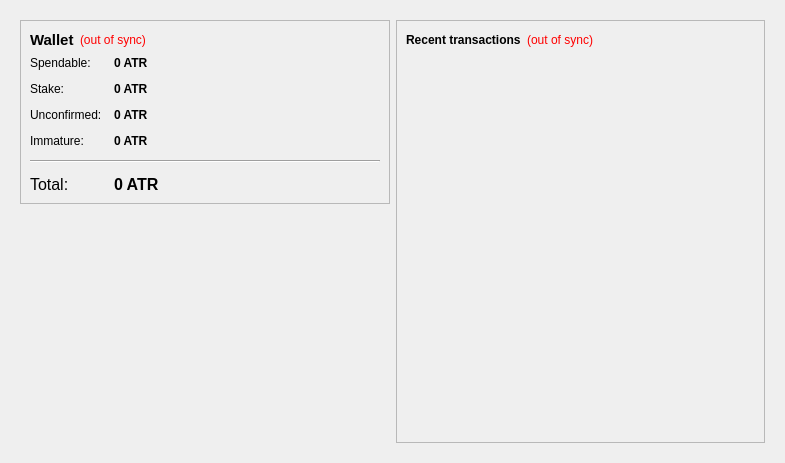
<?xml version="1.0" encoding="UTF-8"?>
<ui version="4.0">
 <class>OverviewPage</class>
 <widget class="QWidget" name="OverviewPage">
  <property name="geometry">
   <rect>
    <x>0</x>
    <y>0</y>
    <width>785</width>
    <height>463</height>
   </rect>
  </property>
  <property name="windowTitle">
   <string>Form</string>
  </property>
  <layout class="QHBoxLayout" name="horizontalLayout" stretch="0">
   <item>
    <widget class="QFrame" name="frameMain">
     <property name="frameShape">
      <enum>QFrame::NoFrame</enum>
     </property>
     <layout class="QHBoxLayout" name="horizontalLayout_3">
      <item>
       <layout class="QVBoxLayout" name="verticalLayout_2">
        <item>
         <widget class="QFrame" name="frame">
          <property name="frameShape">
           <enum>QFrame::StyledPanel</enum>
          </property>
          <property name="frameShadow">
           <enum>QFrame::Plain</enum>
          </property>
          <layout class="QVBoxLayout" name="verticalLayout_4">
           <item>
            <layout class="QHBoxLayout" name="horizontalLayout_4">
             <item>
              <widget class="QLabel" name="label_5">
               <property name="font">
                <font>
                 <pointsize>11</pointsize>
                 <weight>75</weight>
                 <bold>true</bold>
                </font>
               </property>
               <property name="text">
                <string>Wallet</string>
               </property>
              </widget>
             </item>
             <item>
              <widget class="QLabel" name="labelWalletStatus">
               <property name="toolTip">
                <string>The displayed information may be out of date. Your wallet automatically synchronizes with the Albatroscoin network after a connection is established, but this process has not completed yet.</string>
               </property>
               <property name="styleSheet">
                <string notr="true">QLabel { color: red; }</string>
               </property>
               <property name="text">
                <string notr="true">(out of sync)</string>
               </property>
               <property name="alignment">
                <set>Qt::AlignLeading|Qt::AlignLeft|Qt::AlignVCenter</set>
               </property>
              </widget>
             </item>
             <item>
              <spacer name="horizontalSpacer_2">
               <property name="orientation">
                <enum>Qt::Horizontal</enum>
               </property>
               <property name="sizeHint" stdset="0">
                <size>
                 <width>40</width>
                 <height>20</height>
                </size>
               </property>
              </spacer>
             </item>
            </layout>
           </item>
           <item>
            <layout class="QFormLayout" name="formLayout_2">
             <property name="fieldGrowthPolicy">
              <enum>QFormLayout::AllNonFixedFieldsGrow</enum>
             </property>
             <property name="horizontalSpacing">
              <number>12</number>
             </property>
             <property name="verticalSpacing">
              <number>12</number>
             </property>
             <item row="0" column="0">
              <widget class="QLabel" name="label">
               <property name="text">
                <string>Spendable:</string>
               </property>
              </widget>
             </item>
             <item row="0" column="1">
              <widget class="QLabel" name="labelBalance">
               <property name="font">
                <font>
                 <weight>75</weight>
                 <bold>true</bold>
                </font>
               </property>
               <property name="cursor">
                <cursorShape>IBeamCursor</cursorShape>
               </property>
               <property name="toolTip">
                <string>Your current spendable balance</string>
               </property>
               <property name="text">
                <string notr="true">0 ATR</string>
               </property>
               <property name="textInteractionFlags">
                <set>Qt::LinksAccessibleByMouse|Qt::TextSelectableByKeyboard|Qt::TextSelectableByMouse</set>
               </property>
              </widget>
             </item>
             <item row="1" column="0">
              <widget class="QLabel" name="label_6">
               <property name="text">
                <string>Stake:</string>
               </property>
              </widget>
             </item>
             <item row="1" column="1">
              <widget class="QLabel" name="labelStake">
               <property name="font">
                <font>
                 <weight>75</weight>
                 <bold>true</bold>
                </font>
               </property>
               <property name="cursor">
                <cursorShape>IBeamCursor</cursorShape>
               </property>
               <property name="toolTip">
                <string>Total of coins that was staked, and do not yet count toward the current balance</string>
               </property>
               <property name="text">
                <string notr="true">0 ATR</string>
               </property>
               <property name="textInteractionFlags">
                <set>Qt::LinksAccessibleByMouse|Qt::TextSelectableByKeyboard|Qt::TextSelectableByMouse</set>
               </property>
              </widget>
             </item>
             <item row="2" column="0">
              <widget class="QLabel" name="label_3">
               <property name="text">
                <string>Unconfirmed:</string>
               </property>
              </widget>
             </item>
             <item row="2" column="1">
              <widget class="QLabel" name="labelUnconfirmed">
               <property name="font">
                <font>
                 <weight>75</weight>
                 <bold>true</bold>
                </font>
               </property>
               <property name="cursor">
                <cursorShape>IBeamCursor</cursorShape>
               </property>
               <property name="toolTip">
                <string>Total of transactions that have yet to be confirmed, and do not yet count toward the current balance</string>
               </property>
               <property name="text">
                <string notr="true">0 ATR</string>
               </property>
               <property name="textInteractionFlags">
                <set>Qt::LinksAccessibleByMouse|Qt::TextSelectableByKeyboard|Qt::TextSelectableByMouse</set>
               </property>
              </widget>
             </item>
             <item row="3" column="0">
              <widget class="QLabel" name="labelImmatureText">
               <property name="text">
                <string>Immature:</string>
               </property>
              </widget>
             </item>
             <item row="3" column="1">
              <widget class="QLabel" name="labelImmature">
               <property name="font">
                <font>
                 <weight>75</weight>
                 <bold>true</bold>
                </font>
               </property>
               <property name="toolTip">
                <string>Mined balance that has not yet matured</string>
               </property>
               <property name="text">
                <string notr="true">0 ATR</string>
               </property>
               <property name="textInteractionFlags">
                <set>Qt::LinksAccessibleByMouse|Qt::TextSelectableByKeyboard|Qt::TextSelectableByMouse</set>
               </property>
              </widget>
             </item>
             <item row="4" column="0" colspan="2">
              <widget class="Line" name="line">
               <property name="orientation">
                <enum>Qt::Horizontal</enum>
               </property>
              </widget>
             </item>
             <item row="5" column="0">
              <widget class="QLabel" name="labelTotalText">
               <property name="font">
                <font>
                 <pointsize>12</pointsize>
                </font>
               </property>
               <property name="text">
                <string>Total:</string>
               </property>
              </widget>
             </item>
             <item row="5" column="1">
              <widget class="QLabel" name="labelTotal">
               <property name="font">
                <font>
                 <pointsize>12</pointsize>
                 <weight>75</weight>
                 <bold>true</bold>
                </font>
               </property>
               <property name="cursor">
                <cursorShape>IBeamCursor</cursorShape>
               </property>
               <property name="toolTip">
                <string>Your current total balance</string>
               </property>
               <property name="text">
                <string notr="true">0 ATR</string>
               </property>
               <property name="textInteractionFlags">
                <set>Qt::LinksAccessibleByMouse|Qt::TextSelectableByKeyboard|Qt::TextSelectableByMouse</set>
               </property>
              </widget>
             </item>
            </layout>
           </item>
          </layout>
         </widget>
        </item>
        <item>
         <spacer name="verticalSpacer">
          <property name="orientation">
           <enum>Qt::Vertical</enum>
          </property>
          <property name="sizeHint" stdset="0">
           <size>
            <width>20</width>
            <height>40</height>
           </size>
          </property>
         </spacer>
        </item>
        <item>
         <widget class="QLabel" name="label_2">
          <property name="text">
           <string/>
          </property>
          <property name="pixmap">
           <pixmap>:/images/wallet</pixmap>
          </property>
         </widget>
        </item>
       </layout>
      </item>
      <item>
       <layout class="QVBoxLayout" name="verticalLayout_3">
        <item>
         <widget class="QFrame" name="frame_2">
          <property name="frameShape">
           <enum>QFrame::StyledPanel</enum>
          </property>
          <property name="frameShadow">
           <enum>QFrame::Plain</enum>
          </property>
          <layout class="QVBoxLayout" name="verticalLayout">
           <item>
            <layout class="QHBoxLayout" name="horizontalLayout_2">
             <item>
              <widget class="QLabel" name="label_4">
               <property name="text">
                <string>&lt;b&gt;Recent transactions&lt;/b&gt;</string>
               </property>
              </widget>
             </item>
             <item>
              <widget class="QLabel" name="labelTransactionsStatus">
               <property name="toolTip">
                <string>The displayed information may be out of date. Your wallet automatically synchronizes with the Albatroscoin network after a connection is established, but this process has not completed yet.</string>
               </property>
               <property name="styleSheet">
                <string notr="true">QLabel { color: red; }</string>
               </property>
               <property name="text">
                <string notr="true">(out of sync)</string>
               </property>
               <property name="alignment">
                <set>Qt::AlignRight|Qt::AlignTrailing|Qt::AlignVCenter</set>
               </property>
              </widget>
             </item>
             <item>
              <spacer name="horizontalSpacer">
               <property name="orientation">
                <enum>Qt::Horizontal</enum>
               </property>
               <property name="sizeHint" stdset="0">
                <size>
                 <width>40</width>
                 <height>20</height>
                </size>
               </property>
              </spacer>
             </item>
            </layout>
           </item>
           <item>
            <widget class="QListView" name="listTransactions">
             <property name="styleSheet">
              <string notr="true">QListView { background: transparent; }</string>
             </property>
             <property name="frameShape">
              <enum>QFrame::NoFrame</enum>
             </property>
             <property name="verticalScrollBarPolicy">
              <enum>Qt::ScrollBarAlwaysOff</enum>
             </property>
             <property name="horizontalScrollBarPolicy">
              <enum>Qt::ScrollBarAlwaysOff</enum>
             </property>
             <property name="selectionMode">
              <enum>QAbstractItemView::NoSelection</enum>
             </property>
            </widget>
           </item>
          </layout>
         </widget>
        </item>
       </layout>
      </item>
     </layout>
    </widget>
   </item>
  </layout>
 </widget>
 <resources/>
 <connections/>
</ui>
